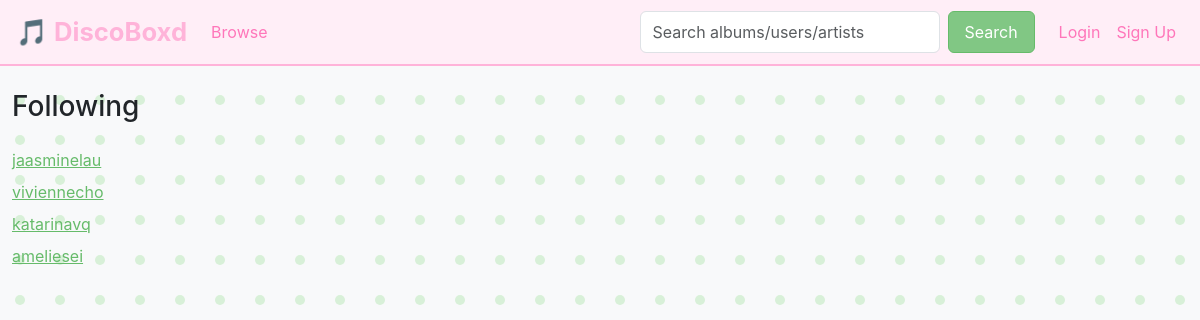
The page /following/5 on the database its author committed.
### tables this page shows
CREATE TABLE users (
    id INTEGER PRIMARY KEY AUTOINCREMENT,
    username TEXT UNIQUE NOT NULL,
    email TEXT UNIQUE NOT NULL,
    password_hash TEXT NOT NULL,
    user_bio TEXT,
    join_date DATETIME DEFAULT CURRENT_TIMESTAMP
, is_admin INTEGER DEFAULT 0);

### app.py (the view)
@app.route("/following/<int:user_id>")
def following(user_id):
    conn = connect_db()
    cur = conn.cursor()
    cur.execute("""
        SELECT u.id, u.username
        FROM user_follows f
        JOIN users u ON f.following_id = u.id
        WHERE f.follower_id = ?;
    """, (user_id,))
    following = cur.fetchall()
    conn.close()
    return render_template("following_list.html", users=following)

### app.py (called while the page is built)
def connect_db():
    conn = sqlite3.connect(DB_PATH)
    conn.row_factory = sqlite3.Row
    return conn

### templates/following_list.html
{% extends "layout.html" %}
{% block content %}
<h3 class="mb-4">Following</h3>
{% for user in users %}
    <div class="mb-2">
        <a href="{{ url_for('user_profile', user_id=user['id']) }}">
            {{ user['username'] }}
        </a>
    </div>
{% else %}
    <p class="text-muted">Not following anyone yet.</p>
{% endfor %}
{% endblock %}

### static/styles.css (style rules this page uses)
body { background-color: #ff82c2; background-attachment: fixed; font-family: 'Inter', Arial, sans-serif; }
a { color: #66bb6a; }

### rows shown on the page
users: username "jaasminelau"
users: username "viviennecho"
users: username "katarinavq"
users: username "ameliesei"
